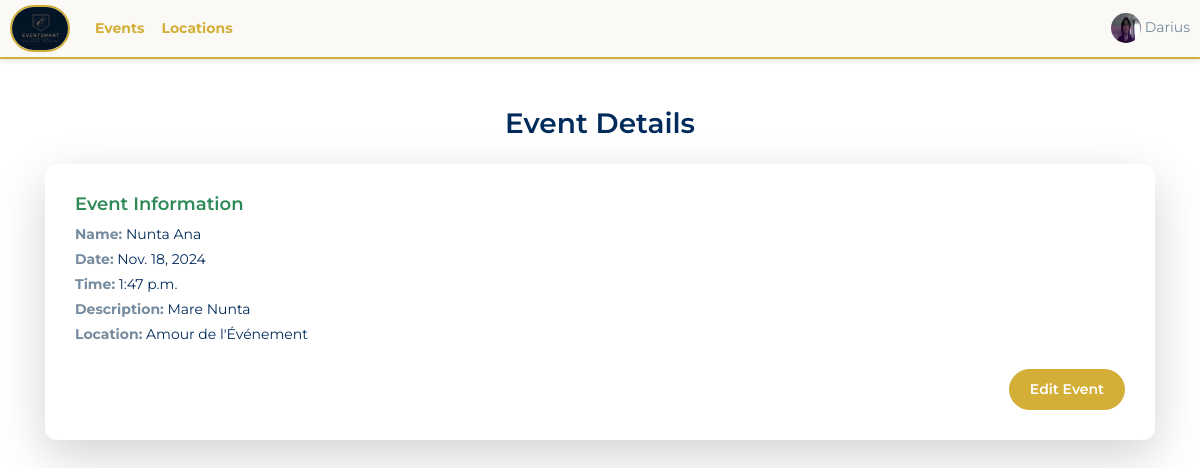
/event/2/details/ (signed in), run on an earlier commit of the app's database.
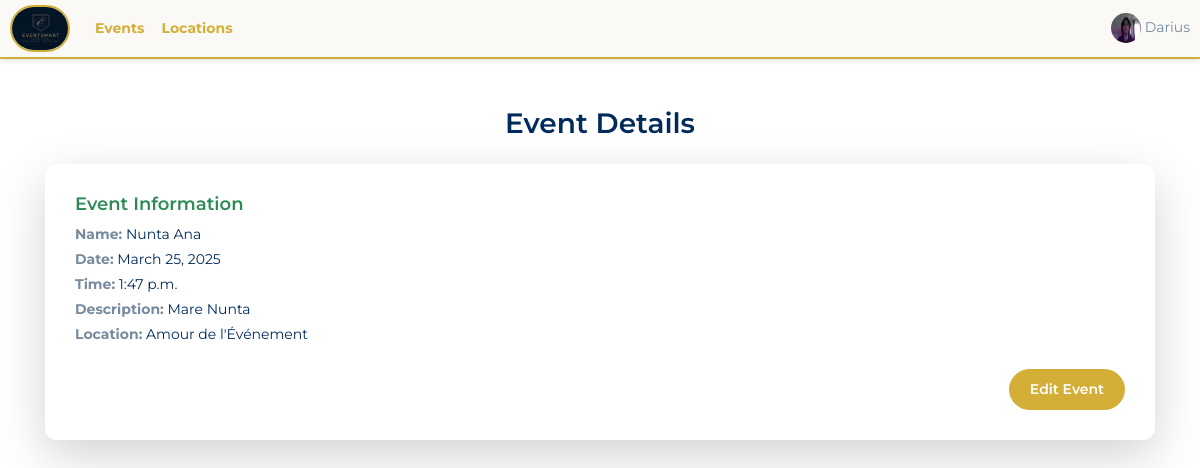
And on a later commit of the database.
### base/models.py (models this page shows, shortened)
class Event(models.Model):
    location = models.ForeignKey(Location, on_delete=models.SET_NULL, null=True, blank=True)
    event_name = models.CharField(max_length=100)
    event_date = models.DateField()
    event_time = models.TimeField()
    event_description = models.TextField(null=True, blank=True)
    created_at = models.DateTimeField(auto_now_add=True)
    guests = models.ManyToManyField(Guests, related_name='events', blank=True)
    completed = models.BooleanField(default=False)
    types = models.ManyToManyField(Type, blank=True)
    cost = models.DecimalField(max_digits=10, decimal_places=2, default= 3000)
    updated_at = models.DateTimeField(auto_now=True)
    is_canceled = models.BooleanField(default=False)
    organized_by = models.ForeignKey(
            User,
            on_delete=models.CASCADE,
            related_name="organized_events",
            blank=True,
            null=True
        )

class Location(models.Model):
    owner = models.ForeignKey(User, on_delete=models.SET_NULL, null=True)
    name = models.CharField(max_length=100)
    description = models.TextField(null=True, blank=True)
    gallery = models.ImageField(upload_to='images/', null=True, blank=True)
    location = models.TextField(max_length=30)
    types = models.ManyToManyField(Type, blank=True)
    seats_numbers = models.IntegerField(null=True, blank=True)
    created_at = models.DateTimeField(auto_now_add=True)
    cost = models.DecimalField(max_digits=12, decimal_places=2,default=3000)
    number = models.CharField(max_length=20, default="+(40) 74 83 64 823")
    def __str__(self):
        return self.name

### base/views.py (the view)
def event_details(request, event_id):
    event = get_object_or_404(Event, id=event_id)
    return render(request, 'base/event_details.html', {'event': event})

### base/context_processors.py (called while the page is built)
def media_url(request):
    return {
        'MEDIA_URL': settings.MEDIA_URL
    }

### base/templates/base/event_details.html
{% extends 'main.html' %}
{% block content %}
<div class="container mt-5">
    <h2 class="text-center mb-4" style="color: #002B5B;">Event Details</h2>
    <div class="card shadow-lg border-light">
        <div class="card-body">
            <h5 class="card-title" style="color: #2E8B57;">Event Information</h5>
            <p><strong>Name:</strong> <span style="color: #002B5B;">{{ event.event_name }}</span></p>
            <p><strong>Date:</strong> <span style="color: #002B5B;">{{ event.event_date }}</span></p>
            <p><strong>Time:</strong> <span style="color: #002B5B;">{{ event.event_time }}</span></p>
            <p><strong>Description:</strong> <span style="color: #002B5B;">{{ event.event_description }}</span></p>
            <p><strong>Location:</strong> <span style="color: #002B5B;">{{ event.location }}</span></p>
            <div class="d-flex justify-content-center mt-4">
                <a href="#" class="btn btn-primary" style="background-color: #D4AF37; border-color: #D4AF37;">Edit Event</a>
            </div>
        </div>
    </div>
</div>
{% endblock %}

What changed in the data, as far as the page shows it:
changed Event "Nunta Ana": event_date "Nov. 18, 2024" → "March 25, 2025"
